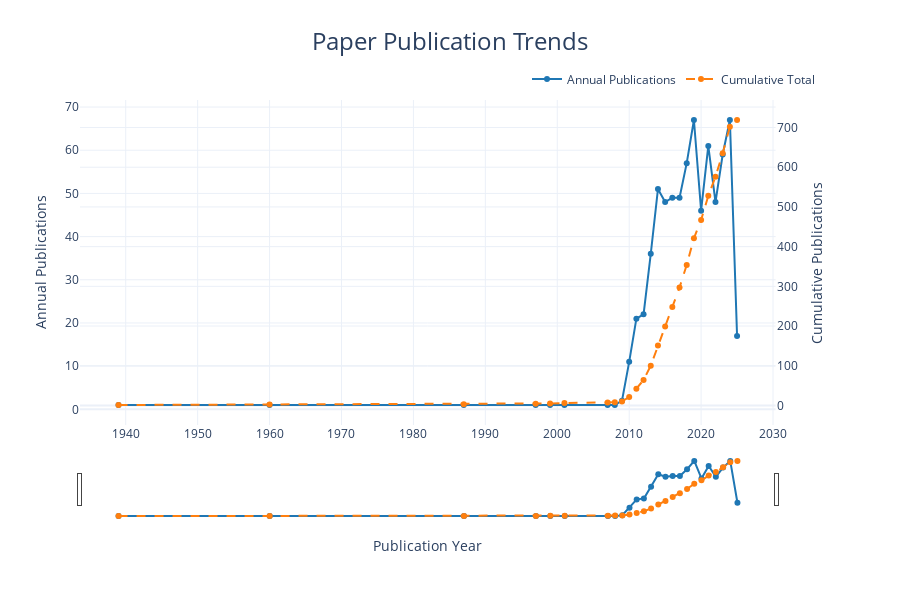

Notebook code for this chart:
### Code cell
fig, trend_data = visualize_filing_trends(sem_df)
fig.show()

### Figure 1 — Plotly figure (JSON) as saved in the notebook; plotly's stock layout.template omitted (floating-point values rounded to 4 significant figures)
{"data": [{"hovertemplate": "Year: %{x}<br>Annual: %{y}<extra></extra>", "line": {"color": "#1f77b4", "width": 2}, "mode": "lines+markers", "name": "Annual Publications", "type": "scatter", "x": [1939, 1960, 1987, 1997, 1999, 2001, 2007, 2008, 2009, 2010, 2011, 2012, 2013, 2014, 2015, 2016, 2017, 2018, 2019, 2020, 2021, 2022, 2023, 2024, 2025], "xaxis": "x", "y": [1, 1, 1, 1, 1, 1, 1, 1, 2, 11, 21, 22, 36, 51, 48, 49, 49, 57, 67, 46, 61, 48, 59, 67, 17], "yaxis": "y"}, {"hovertemplate": "Year: %{x}<br>Cumulative: %{y}<extra></extra>", "line": {"color": "#ff7f0e", "dash": "dash", "width": 2}, "mode": "lines+markers", "name": "Cumulative Total", "type": "scatter", "x": [1939, 1960, 1987, 1997, 1999, 2001, 2007, 2008, 2009, 2010, 2011, 2012, 2013, 2014, 2015, 2016, 2017, 2018, 2019, 2020, 2021, 2022, 2023, 2024, 2025], "xaxis": "x", "y": [1, 2, 3, 4, 5, 6, 7, 8, 10, 21, 42, 64, 100, 151, 199, 248, 297, 354, 421, 467, 528, 576, 635, 702, 719], "yaxis": "y2"}], "layout": {"height": 600, "hovermode": "x unified", "legend": {"orientation": "h", "x": 1, "xanchor": "right", "y": 1.02, "yanchor": "bottom"}, "margin": {"t": 100}, "title": {"font": {"size": 24}, "text": "Paper Publication Trends", "x": 0.5}, "xaxis": {"anchor": "y", "domain": [0, 0.94], "rangeselector": {"buttons": [{"count": 5, "label": "5y", "step": "year", "stepmode": "backward"}, {"count": 10, "label": "10y", "step": "year", "stepmode": "backward"}, {"step": "all"}]}, "rangeslider": {"visible": true}, "title": {"text": "Publication Year"}}, "yaxis": {"anchor": "x", "domain": [0, 1], "title": {"text": "Annual Publications"}}, "yaxis2": {"anchor": "x", "overlaying": "y", "side": "right", "title": {"text": "Cumulative Publications"}}}}
